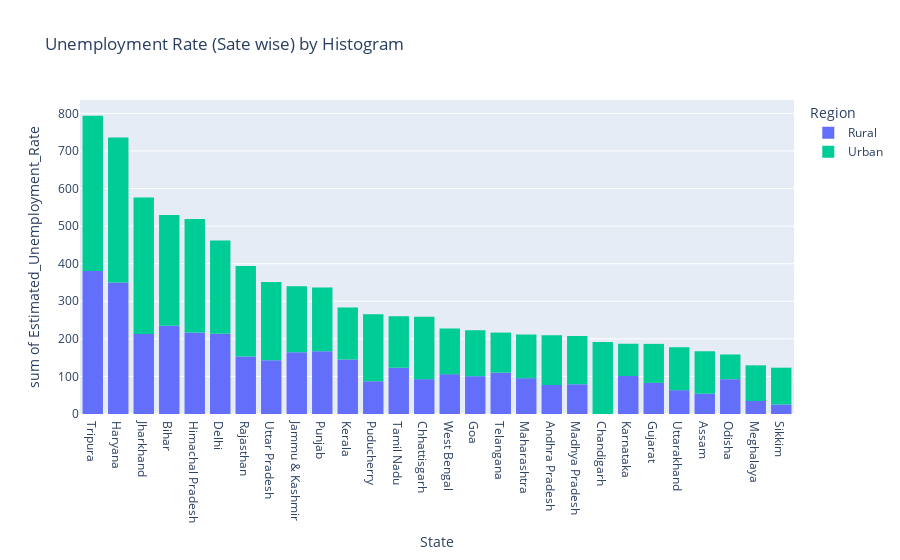

The code cell stored with this chart in its notebook:
### Code cell
#Analysis the Data by Histogram
fg=px.histogram(df,x='State',y='Estimated_Unemployment_Rate',
         color='Region',
title='Unemployment Rate (Sate wise) by Histogram'
         ,template='plotly')
fg.update_layout(xaxis = {'categoryorder':'total descending'})
fg.show()

### Figure 1 — Plotly figure (JSON) as saved in the notebook; plotly's stock layout.template omitted (floating-point values rounded to 4 significant figures; data arrays with more than 128 entries replaced by an {"elided": "..."} marker saying what was removed)
{"data": [{"alignmentgroup": "True", "bingroup": "x", "histfunc": "sum", "hovertemplate": "Region=Rural<br>State=%{x}<br>sum of Estimated_Unemployment_Rate=%{y}<extra></extra>", "legendgroup": "Rural", "marker": {"color": "#636efa", "pattern": {"shape": ""}}, "name": "Rural", "offsetgroup": "Rural", "orientation": "v", "showlegend": true, "type": "histogram", "x": {"elided": "359 str values"}, "xaxis": "x", "y": {"elided": "359 float values"}, "yaxis": "y"}, {"alignmentgroup": "True", "bingroup": "x", "histfunc": "sum", "hovertemplate": "Region=Urban<br>State=%{x}<br>sum of Estimated_Unemployment_Rate=%{y}<extra></extra>", "legendgroup": "Urban", "marker": {"color": "#00cc96", "pattern": {"shape": ""}}, "name": "Urban", "offsetgroup": "Urban", "orientation": "v", "showlegend": true, "type": "histogram", "x": {"elided": "381 str values"}, "xaxis": "x", "y": {"elided": "381 float values"}, "yaxis": "y"}], "layout": {"barmode": "relative", "legend": {"title": {"text": "Region"}, "tracegroupgap": 0}, "title": {"text": "Unemployment Rate (Sate wise) by Histogram"}, "xaxis": {"anchor": "y", "categoryorder": "total descending", "domain": [0, 1], "title": {"text": "State"}}, "yaxis": {"anchor": "x", "domain": [0, 1], "title": {"text": "sum of Estimated_Unemployment_Rate"}}}}
